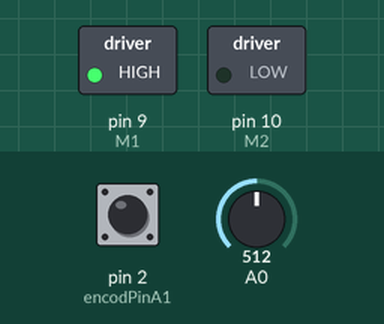
This sketch was run on a simulated Arduino Uno, built with avr-gcc and run on an emulated ATmega328P. Parts: switched loads named in the sketch (green lamp = pin HIGH). The inputs (shaded band) are chosen by the test bench; at power-on: pin 2 (encodPinA1) HIGH, A0 = 512.

Above: at 0.1 s.
Timing chart, 0 to 1.6 s (numbered marks = the images above):
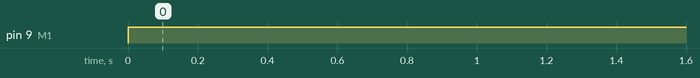

The sketch:

position_control.ino
```cpp
#include <PinChangeInt.h>
#include <PID_v1.h>
#define encodPinA1      2                      // Quadrature encoder A pin
#define encodPinB1      3                       // Quadrature encoder B pin
#define M1              9                       // PWM outputs to L298N H-Bridge motor driver module
#define M2              10

double kp = 5 , ki = 1 , kd = 0.01;             // modify for optimal performance
double input = 0, output = 0, setpoint = 0;
long temp;
volatile long encoderPos = 0;
PID myPID(&input, &output, &setpoint, kp, ki, kd, DIRECT);  // if motor will only run at full speed try 'REVERSE' instead of 'DIRECT'

void setup() {
  pinMode(encodPinA1, INPUT_PULLUP);                  // quadrature encoder input A
  pinMode(encodPinB1, INPUT_PULLUP);                  // quadrature encoder input B
  attachInterrupt(0, encoder, FALLING);               // update encoder position
  TCCR1B = TCCR1B & 0b11111000 | 1;                   // set 31KHz PWM to prevent motor noise
  myPID.SetMode(AUTOMATIC);
  myPID.SetSampleTime(1);
  myPID.SetOutputLimits(-255, 255);
  Serial.begin (115200);                              // for debugging
}

void loop() {
  setpoint = analogRead(0) * 5;                       // modify to fit motor and encoder characteristics, potmeter connected to A0
  input = encoderPos ;                                // data from encoder
  // Serial.println(encoderPos);                      // monitor motor position
  myPID.Compute();                                    // calculate new output
  pwmOut(output);                                     // drive L298N H-Bridge module
}

void pwmOut(int out) {                                // to H-Bridge board
  if (out > 0) {
    analogWrite(M1, out);                             // drive motor CW
    analogWrite(M2, 0);
  }
  else {
    analogWrite(M1, 0);
    analogWrite(M2, abs(out));                        // drive motor CCW
  }
}

void encoder()  {                                     // pulse and direction, direct port reading to save cycles
  if (PINB & 0b00000001)    encoderPos++;             // if(digitalRead(encodPinB1)==HIGH)   count ++;
  else                      encoderPos--;
  // if(digitalRead(encodPinB1)==LOW)   count --;
}
```

Measured:
- by itself, pin 9 (M1): LOW → HIGH at 0.00 s
